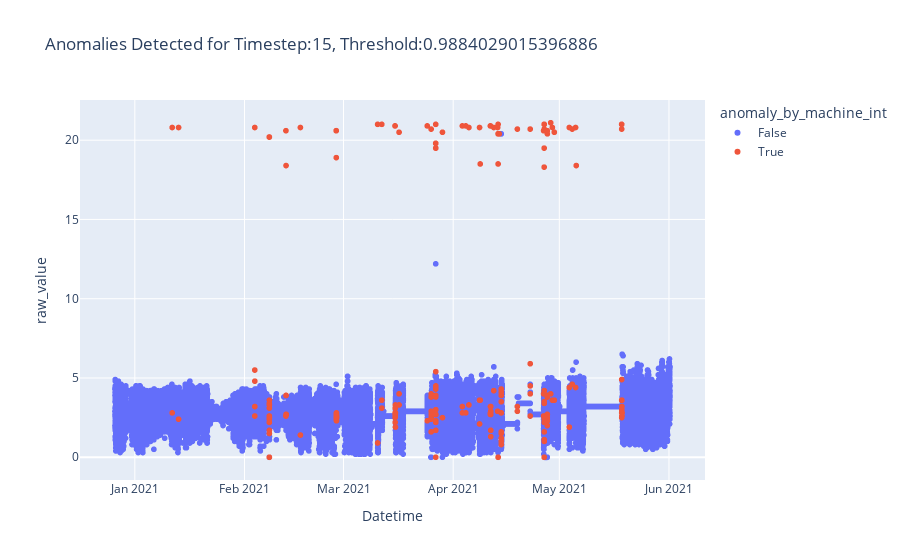

The code cell stored with this chart in its notebook:
### Code cell
for ts in data_dict.keys():

    test_score_df = data_dict[ts]["test_score_df"]
    threshold = np.percentile(data_dict[ts]["train_score_df"]["loss"], 99.5)
    threshold_multiplier = 0.7

    test_score_df['threshold'] = threshold * threshold_multiplier
    test_score_df['anomaly_by_machine'] = test_score_df['loss'] > test_score_df['threshold']
    test_score_df["raw_value"] = test["raw_value"][ts-on:]
    test_score_df["anomaly_by_machine_int"] = test_score_df['anomaly_by_machine'].apply(lambda x: str(x))

    test_score_df["year_month"] = test_score_df["Datetime"].apply(lambda x: "-".join(x.split("-")[0:2]))


    fig = px.scatter(test_score_df, x="Datetime", y="raw_value", color="anomaly_by_machine_int", 
                        title="Anomalies Detected for Timestep:{}, Threshold:{}".format(ts, threshold))

    human_anomalies = test[test["anomaly_by_human"] == "True"]

    fig.add_trace(go.Scatter(x=human_anomalies["Datetime"], y=human_anomalies["raw_value"], mode="markers",
                marker=dict(size=10, color="Black"),
                name="anomaly_by_human=True"))

    fig.show()

### Figure 1 — Plotly figure (JSON) as saved in the notebook; plotly's stock layout.template omitted (floating-point values rounded to 4 significant figures; data arrays with more than 128 entries replaced by an {"elided": "..."} marker saying what was removed)
{"data": [{"hovertemplate": "anomaly_by_machine_int=False<br>Datetime=%{x}<br>raw_value=%{y}<extra></extra>", "legendgroup": "False", "marker": {"color": "#636efa", "symbol": "circle"}, "mode": "markers", "name": "False", "showlegend": true, "type": "scattergl", "x": {"elided": "42423 str values"}, "xaxis": "x", "y": {"elided": "42423 float values"}, "yaxis": "y"}, {"hovertemplate": "anomaly_by_machine_int=True<br>Datetime=%{x}<br>raw_value=%{y}<extra></extra>", "legendgroup": "True", "marker": {"color": "#EF553B", "symbol": "circle"}, "mode": "markers", "name": "True", "showlegend": true, "type": "scattergl", "x": {"elided": "245 str values"}, "xaxis": "x", "y": {"elided": "245 float values"}, "yaxis": "y"}, {"marker": {"color": "Black", "size": 10}, "mode": "markers", "name": "anomaly_by_human=True", "type": "scatter", "x": [], "y": []}], "layout": {"legend": {"title": {"text": "anomaly_by_machine_int"}, "tracegroupgap": 0}, "title": {"text": "Anomalies Detected for Timestep:15, Threshold:0.9884029015396886"}, "xaxis": {"anchor": "y", "domain": [0, 1], "title": {"text": "Datetime"}}, "yaxis": {"anchor": "x", "domain": [0, 1], "title": {"text": "raw_value"}}}}
